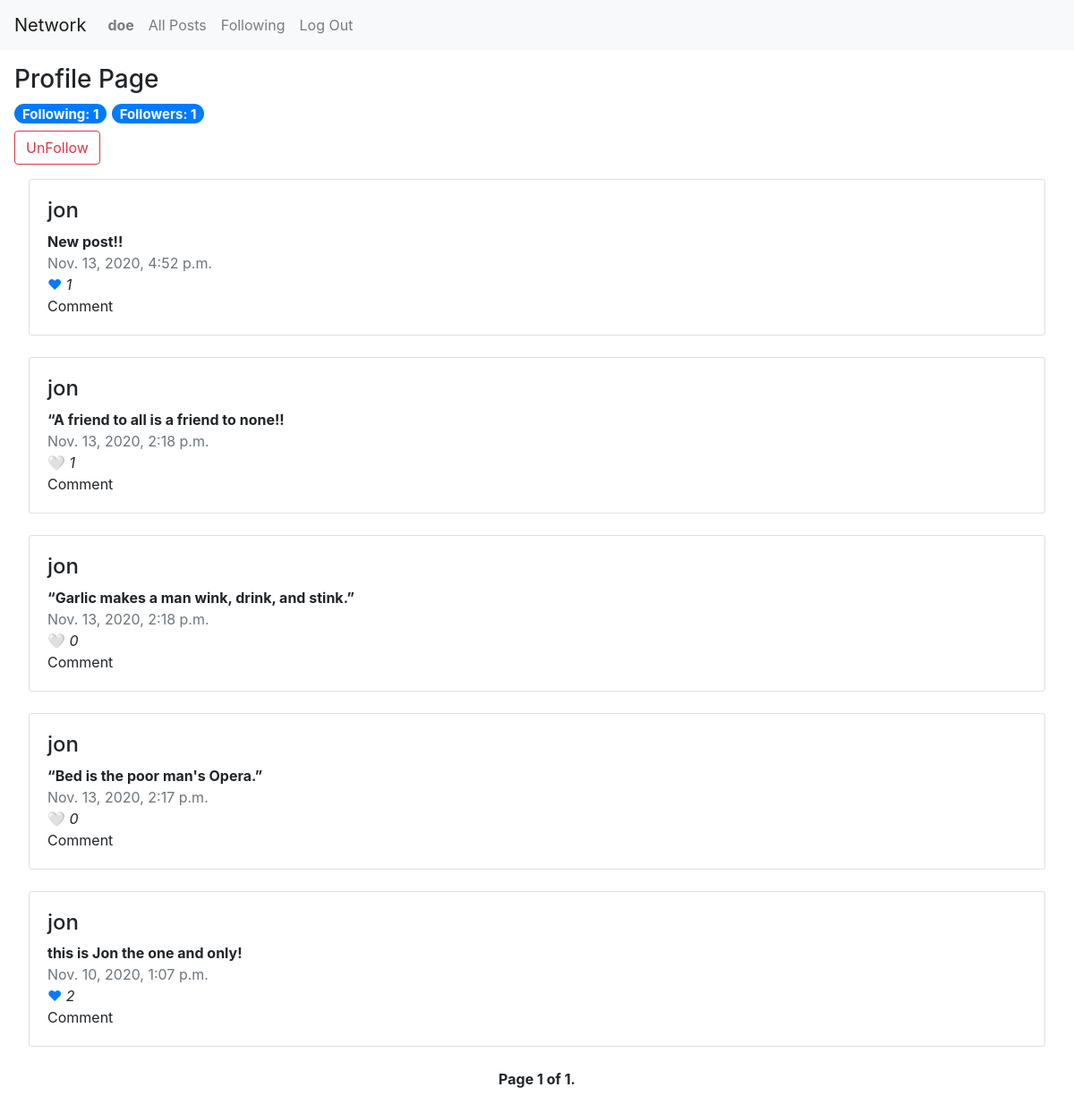
/profile/jon (signed in), run on the app's committed database.
### network/models.py (models this page shows)
class User(AbstractUser):
    pass

class NewPost(models.Model):
    creator = models.CharField(max_length=64)
    text = models.TextField(verbose_name="Description")
    image = models.URLField(blank=True, verbose_name="Image URL", null=True)
    like = models.IntegerField()
    timeStamp = models.DateTimeField(auto_now_add=True,null=True)
    liked = models.ManyToManyField(User, blank=True, related_name="liked_user")
    objects = models.Manager()

### network/views.py (the view)
# urls.py: path("profile/<str:name>", views.profile, name="profile"),
def profile(request, name):
    try:
        profile = User.objects.get(username=name)
        message = []
        if request.user.username:
            try:
                flw = Follow.objects.filter(profile=profile, following=request.user)
                f = 'yes'
                if not flw:
                    f = ''
            except:
                f = ''
        else:
            f = ''
        try:
            posts = NewPost.objects.filter(creator=profile).order_by("-timeStamp")
            flw = Follow.objects.filter(profile=profile)
            followers = len(flw)
            flw = Follow.objects.filter(following=profile)
            following = len(flw)
            paginator = Paginator(posts, 10)
            page_number = request.GET.get('page')
            page_obj = paginator.get_page(page_number)
        except:
            "not found"
        return render(request, "network/profile.html", {
            "posts" : posts,
            "name" : name,
            "follow" : f,
            "following" : following,
            "followers" : followers,
            "page_obj" : page_obj
        })
    except:
        message.append(f"{name}, not found!")
        return render(request, "network/profile.html", {
            "messages" : message,
            "name" : name
        })

### network/templates/network/profile.html (shortened to what this page needs)
{% extends "network/layout.html" %}
{% block body %}
    <h3>Profile Page</h3>
    <h5><span class="badge badge-pill badge-primary">Following:  {{following}}</span>
    <span class="badge badge-pill badge-primary">Followers:  {{followers}}</span></span></h4>
    {% if user.is_authenticated %}
        {% if user.username != name %}
            {% if follow != "yes" %}
            <form  action="{% url 'follow' name %}" method="post">
                {% csrf_token %}
                <button class="btn btn-outline-success" type="submit">Follow</button>
            </form>
            {% else %}
            <form  action="{% url 'unfollow' name %}" method="post">
                <button class="btn btn-outline-danger" type="submit">UnFollow</button>
            </form>
            {% endif %}
        {% endif %}
    {% endif %}
    {% if posts %}
    <div class="card-column" style="padding: 1em;">
        {% for post in page_obj %}
            <div class="card">
                <div class="card-body">
                <ul class="list-group list-group-horizontal" style="list-style-type: none;">
                    <li>
                        <a href="{% url 'profile' post.creator %}" style="color:inherit" id="creator-{{post.id}}"><h4>{{ post.creator }}</h4></a>
                        <strong id="post-{{post.id}}">{{ post.text }}</strong><br>
                        <a class="text-muted">{{ post.timeStamp }}<br>
                        {% if user.is_authenticated %}
                        {% if not request.user in post.liked.all %}
                            <a href="javascript:toggle({{post.id}})" id="like-{{post.id}}" style="text-decoration:none;">🤍</a>
                        {% else %}
                            <a href="javascript:toggle({{post.id}})" id="like-{{post.id}}" style="text-decoration:none;">❤</a>
                        {% endif %}
                        {% else %}
                            Likes:
                        {% endif %}
                        <i id="numLike-{{post.id}}">{{ post.like }}</i><br>
                        Comment</a>
                    </li>
                </ul>
                </div>
            </div>
            <br>
        {% endfor %}
        <div class="pagination justify-content-center">
            <span class="step-links">
                <span class="current">
                    <strong>Page {{ page_obj.number }} of {{ page_obj.paginator.num_pages }}.</strong>
                </span>
            </span>
        </div>
    </div>
    {% endif %}
{% endblock %}

### network/templates/network/layout.html (shortened to what this page needs)
{% load static %}
<!DOCTYPE html>
<html lang="en">
    <head>
        <link rel="stylesheet" href="https://stackpath.bootstrapcdn.com/bootstrap/4.4.1/css/bootstrap.min.css">
        <link href="{% static 'network/styles.css' %}" rel="stylesheet">
    </head>
    <body>
        <nav class="navbar navbar-expand navbar-light bg-light">
            <a class="navbar-brand" href="{% url 'index' %}">Network</a>
            <div>
              <ul class="navbar-nav mr-auto">
                {% if user.is_authenticated %}
                    <li class="nav-item">
                        <a class="nav-link" href="{% url 'profile' user.username %}"><strong>{{ user.username }}</strong></a>
                    </li>
                {% endif %}
                <li class="nav-item">
                  <a class="nav-link" href="{% url 'index' %}">All Posts</a>
                </li>
                {% if user.is_authenticated %}
                    <li class="nav-item">
                        <a class="nav-link" href="{% url 'following' %}">Following</a>
                    </li>
                    <li class="nav-item">
                        <a class="nav-link" href="{% url 'logout' %}">Log Out</a>
                    </li>
                {% endif %}
              </ul>
            </div>
          </nav>
        <div class="body">
            <div style="padding: 1em;">
            {% block body %}
            {% endblock %}
            </div>
        </div>
    </body>
</html>

### data on the page
User: username "doe"
NewPost: creator "jon", text "New post!!", timeStamp "Nov. 13, 2020, 4:52 p.m.", like "1"
NewPost: creator "jon", text "“A friend to all is a friend to none!!", timeStamp "Nov. 13, 2020, 2:18 p.m.", like "1"
NewPost: creator "jon", text "“Garlic makes a man wink, drink, and stink.”", timeStamp "Nov. 13, 2020, 2:18 p.m.", like "0"
NewPost: creator "jon", text "“Bed is the poor man's Opera.”", timeStamp "Nov. 13, 2020, 2:17 p.m.", like "0"
NewPost: creator "jon", text "this is Jon the one and only!", timeStamp "Nov. 10, 2020, 1:07 p.m.", like "2"

### other printed values
{{ following }} "1"
{{ followers }} "1"
{{ page_obj.number }} "1"
{{ page_obj.paginator.num_pages }} "1"
